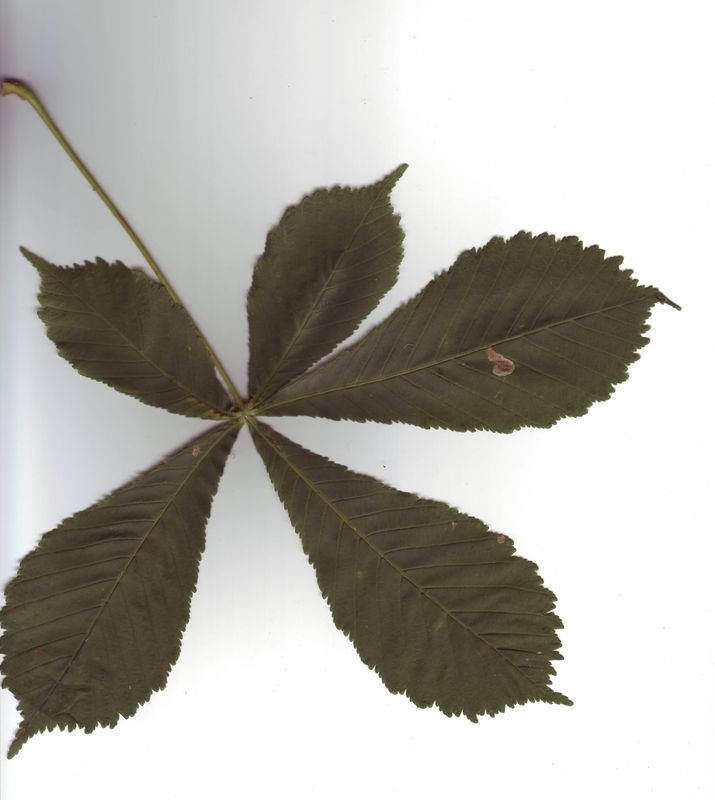
#> input picture Labs-DPnS/Domasna 3/Leaves/10000.jpg, 715 x 800 px
$ python Domasna3.py
#> lines starting #> are read from the running program, lines starting #| are printed output that depends on the picture; after the words box and inside, x2 and y2 are one past the last pixel; in counts of white or black regions, pixels touching at a corner belong together
import cv2

img = cv2.imread('Leaves/10000.jpg')
#> img is the input picture: shape (800, 715, 3); mean B, G, R 173.9, 179.8, 181.8
gray = cv2.cvtColor(img, cv2.COLOR_BGR2GRAY)
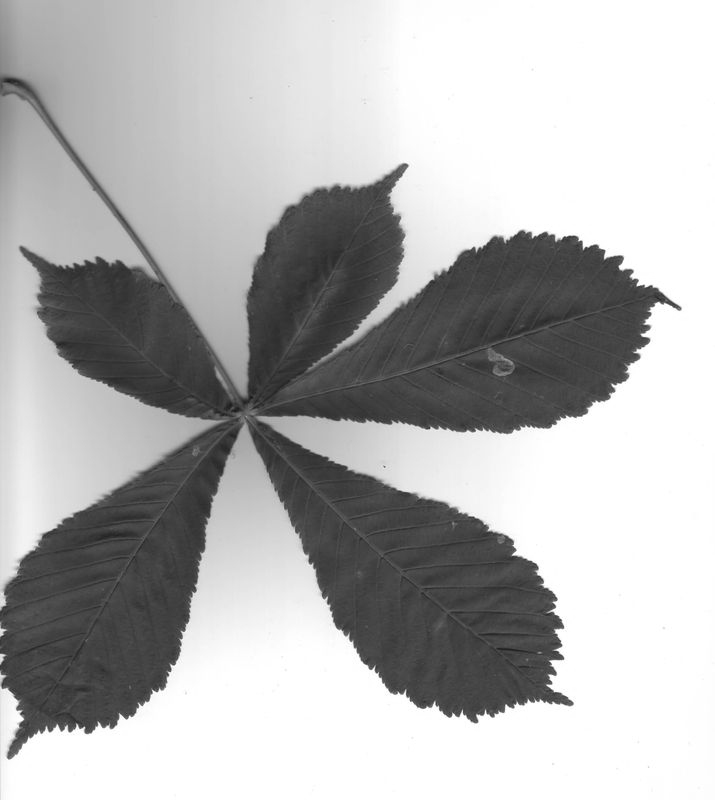
#> gray: shape (800, 715); min 22, max 255, mean 179.7

# Бинаризација на сликата со Otsu thresholding
ret, thresh = cv2.threshold(gray, 0, 255, cv2.THRESH_BINARY + cv2.THRESH_OTSU)
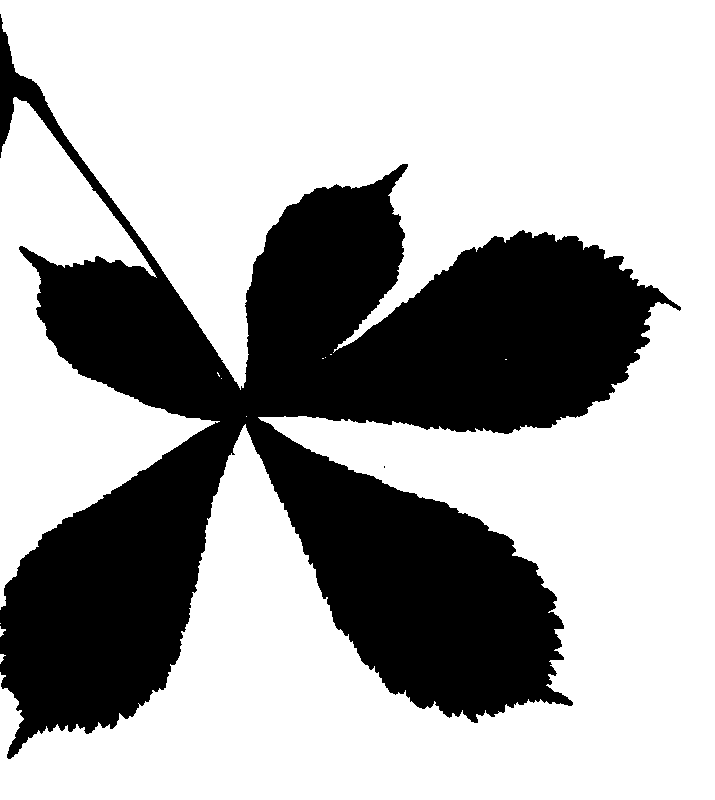
#> thresh: shape (800, 715); 67% white; 2 black regions (1 under 20 px)
#> ret = 151

# Прикажување на бинаризираната слика
cv2.imwrite('binary3.jpg', thresh)
cv2.waitKey(0)
cv2.destroyAllWindows()

# Пронаоѓање на контурите на бинаризираната слика
contours, hierarchy = cv2.findContours(thresh, cv2.RETR_TREE, cv2.CHAIN_APPROX_SIMPLE)
#> contours = 13 contours, 11 with area under 20; largest, box (x1, y1, x2, y2) and area: (0, 0, 715, 800) 338549, (0, 97, 220, 610) 40846

img_copy = img.copy()

# Цртање на контурите во зелена боја
cv2.drawContours(img_copy, contours, -1, (0, 255, 0), 2)
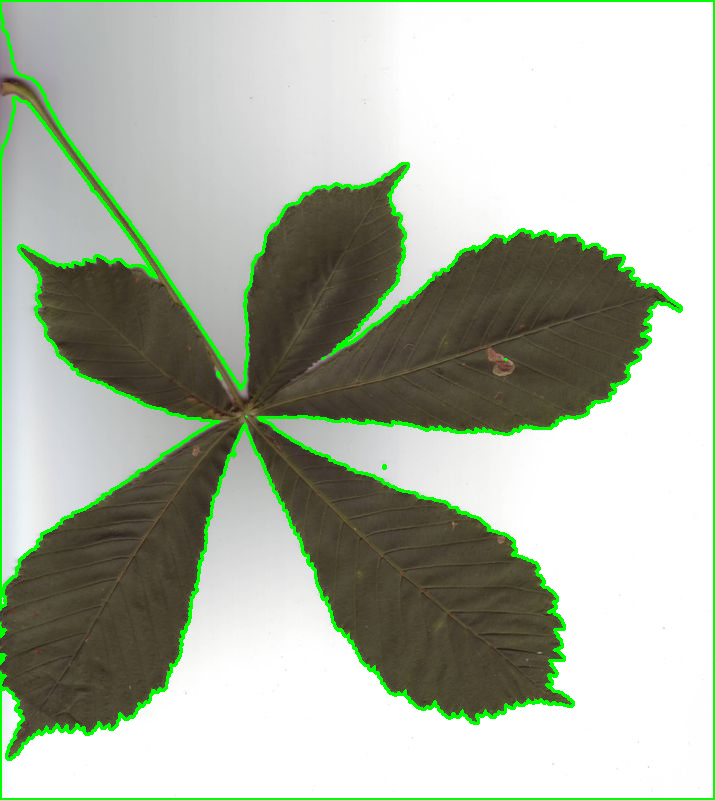
#> img_copy: shape (800, 715, 3); 4.09% of pixels changed, all inside (x1, y1, x2, y2) = (0, 0, 715, 800)

cv2.imwrite('contours3.jpg', img_copy)
cv2.waitKey(0)
cv2.destroyAllWindows()

$ run again, with Labs-DPnS/Domasna 3/Leaves/1.jpg copied over Labs-DPnS/Domasna 3/Leaves/10000.jpg
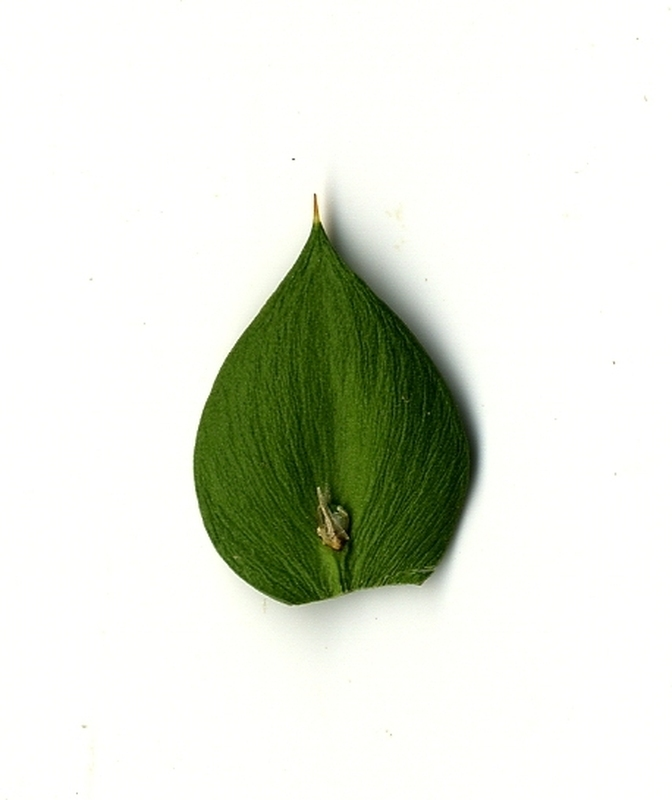
#> input picture Labs-DPnS/Domasna 3/Leaves/1.jpg, 672 x 800 px
#> img is the input picture: shape (800, 672, 3); mean B, G, R 218, 228.9, 224.7
#> `ret, thresh = cv2.threshold(gray, 0, 255, cv2.THRESH_BINARY + cv2.THRE..`:
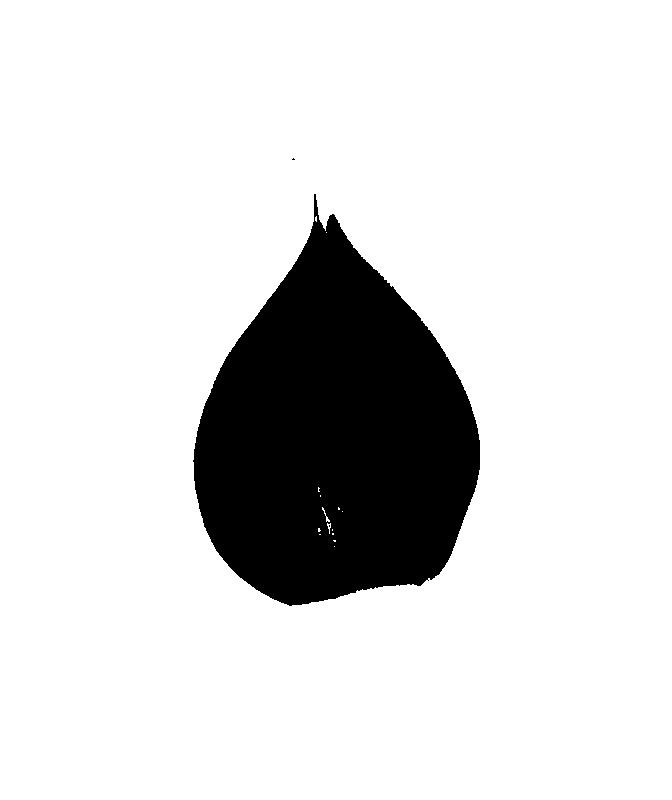
#> thresh: shape (800, 672); 85.8% white; 3 black regions (2 under 20 px)
#> ret = 158
#> contours = 19 contours, 17 with area under 20; largest, box (x1, y1, x2, y2) and area: (0, 0, 672, 800) 536129, (192, 193, 481, 607) 76844
#> `cv2.drawContours(img_copy, contours, -1, (0, 255, 0), 2)`:
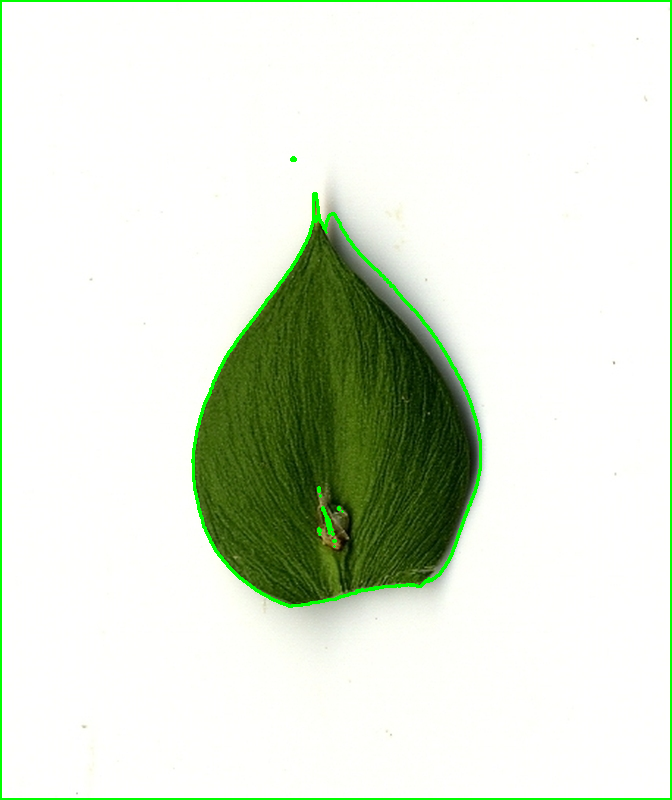
#> img_copy: shape (800, 672, 3); 1.88% of pixels changed, all inside (x1, y1, x2, y2) = (0, 0, 672, 800)

$ run again, with Labs-DPnS/Domasna 3/Leaves/10001.jpg copied over Labs-DPnS/Domasna 3/Leaves/10000.jpg
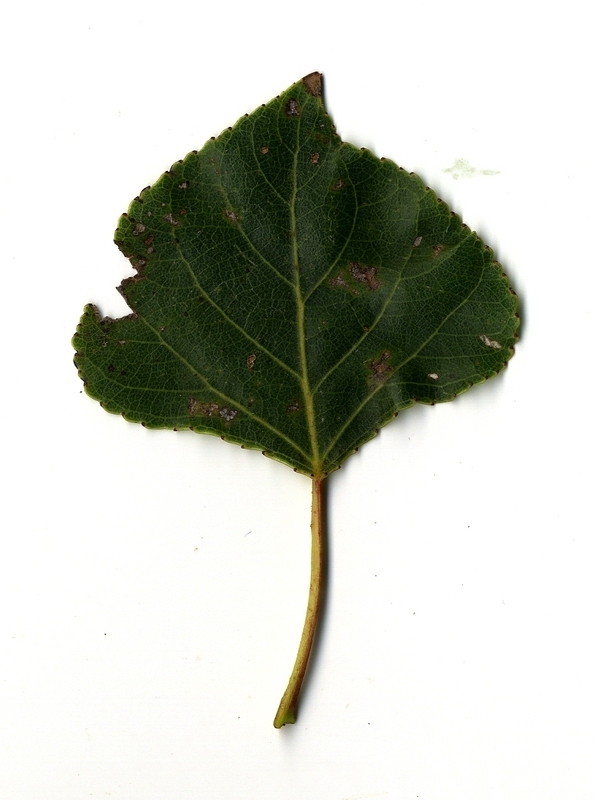
#> input picture Labs-DPnS/Domasna 3/Leaves/10001.jpg, 596 x 800 px
#> img is the input picture: shape (800, 596, 3); mean B, G, R 195.5, 204.3, 201.6
#> `ret, thresh = cv2.threshold(gray, 0, 255, cv2.THRESH_BINARY + cv2.THRE..`:
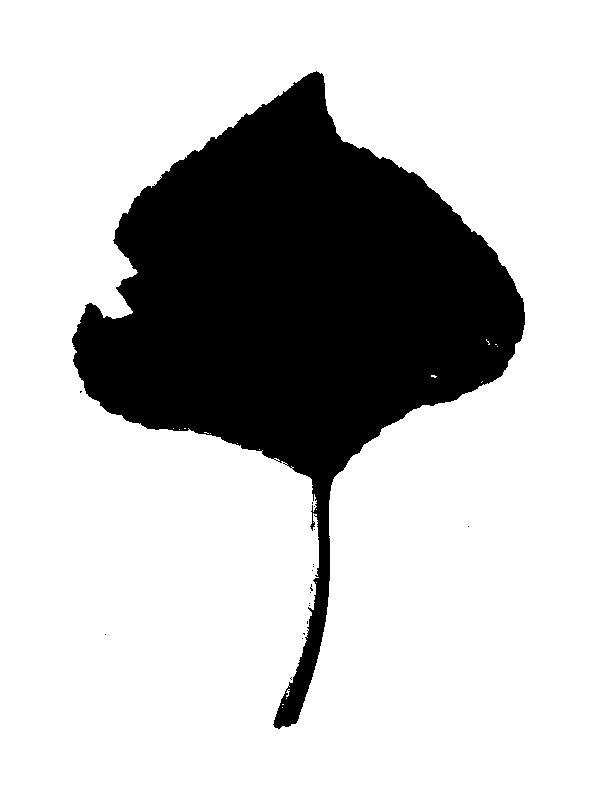
#> thresh: shape (800, 596); 75.9% white; 18 black regions (17 under 20 px)
#> ret = 148
#> contours = 48 contours, 46 with area under 20; largest, box (x1, y1, x2, y2) and area: (0, 0, 596, 800) 475405, (71, 70, 526, 730) 115682
#> `cv2.drawContours(img_copy, contours, -1, (0, 255, 0), 2)`:
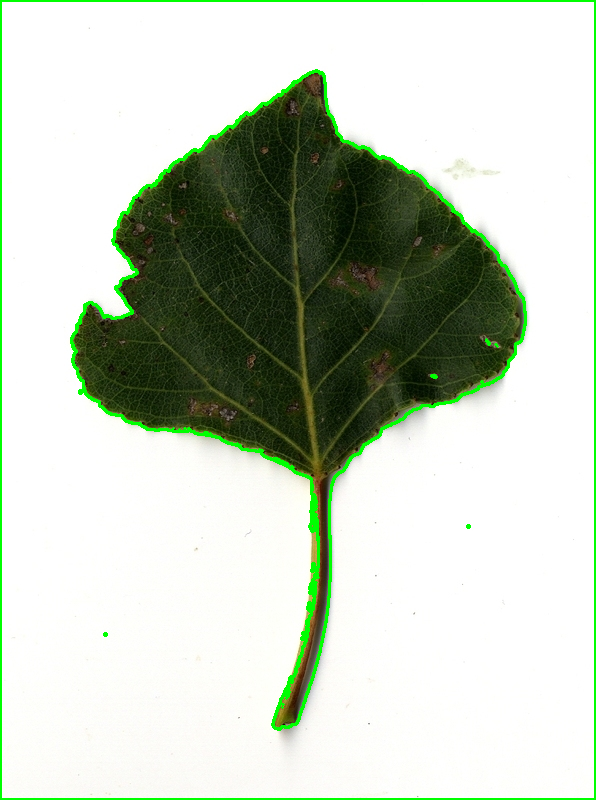
#> img_copy: shape (800, 596, 3); 2.76% of pixels changed, all inside (x1, y1, x2, y2) = (0, 0, 596, 800)

$ run again, with Labs-DPnS/Domasna 3/Leaves/10002.jpg copied over Labs-DPnS/Domasna 3/Leaves/10000.jpg
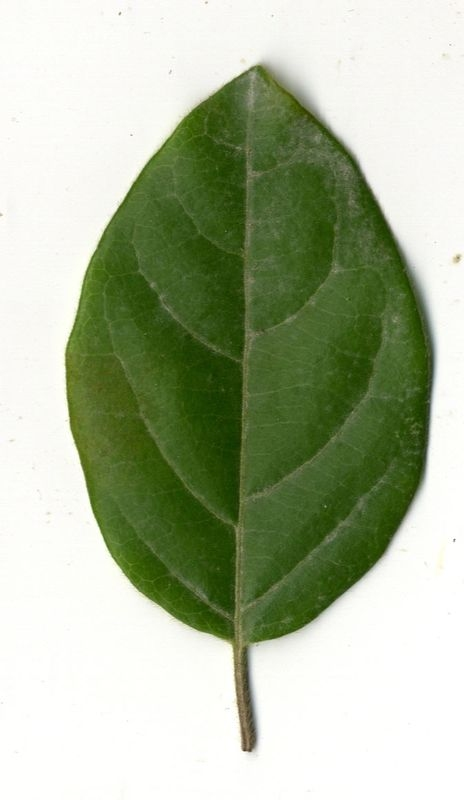
#> input picture Labs-DPnS/Domasna 3/Leaves/10002.jpg, 464 x 800 px
#> img is the input picture: shape (800, 464, 3); mean B, G, R 156.3, 183.4, 172.3
#> `ret, thresh = cv2.threshold(gray, 0, 255, cv2.THRESH_BINARY + cv2.THRE..`:
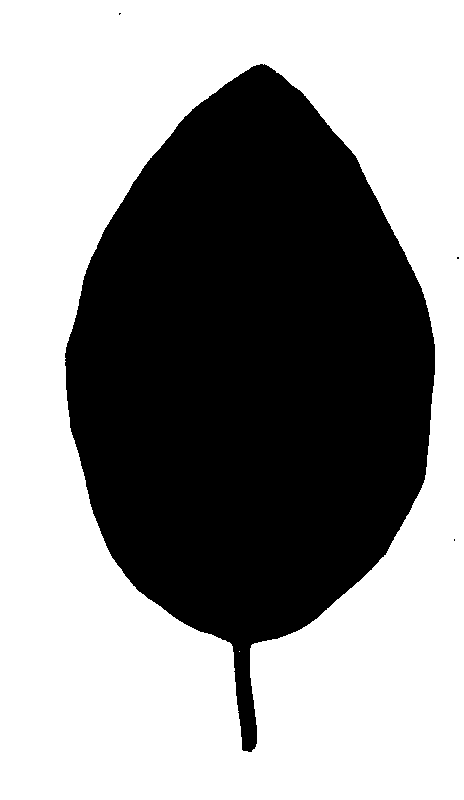
#> thresh: shape (800, 464); 57.8% white; 4 black regions (3 under 20 px)
#> ret = 163
#> contours = 6 contours, 4 with area under 20; largest, box (x1, y1, x2, y2) and area: (0, 0, 464, 800) 369937, (64, 63, 436, 753) 157422
#> `cv2.drawContours(img_copy, contours, -1, (0, 255, 0), 2)`:
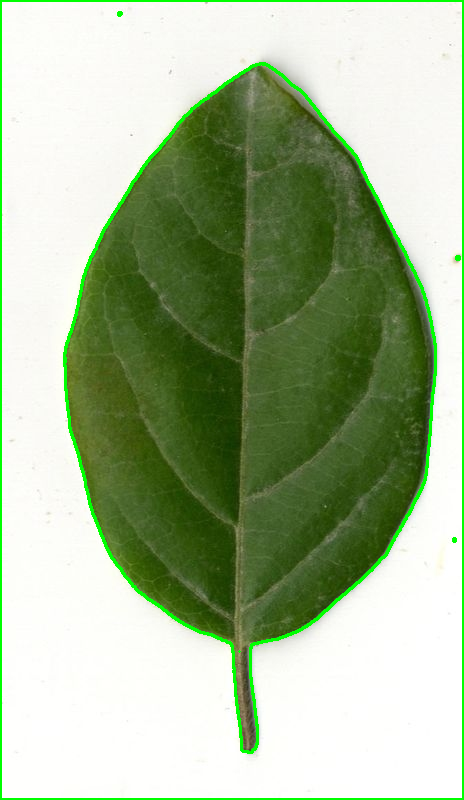
#> img_copy: shape (800, 464, 3); 2.94% of pixels changed, all inside (x1, y1, x2, y2) = (0, 0, 464, 800)
